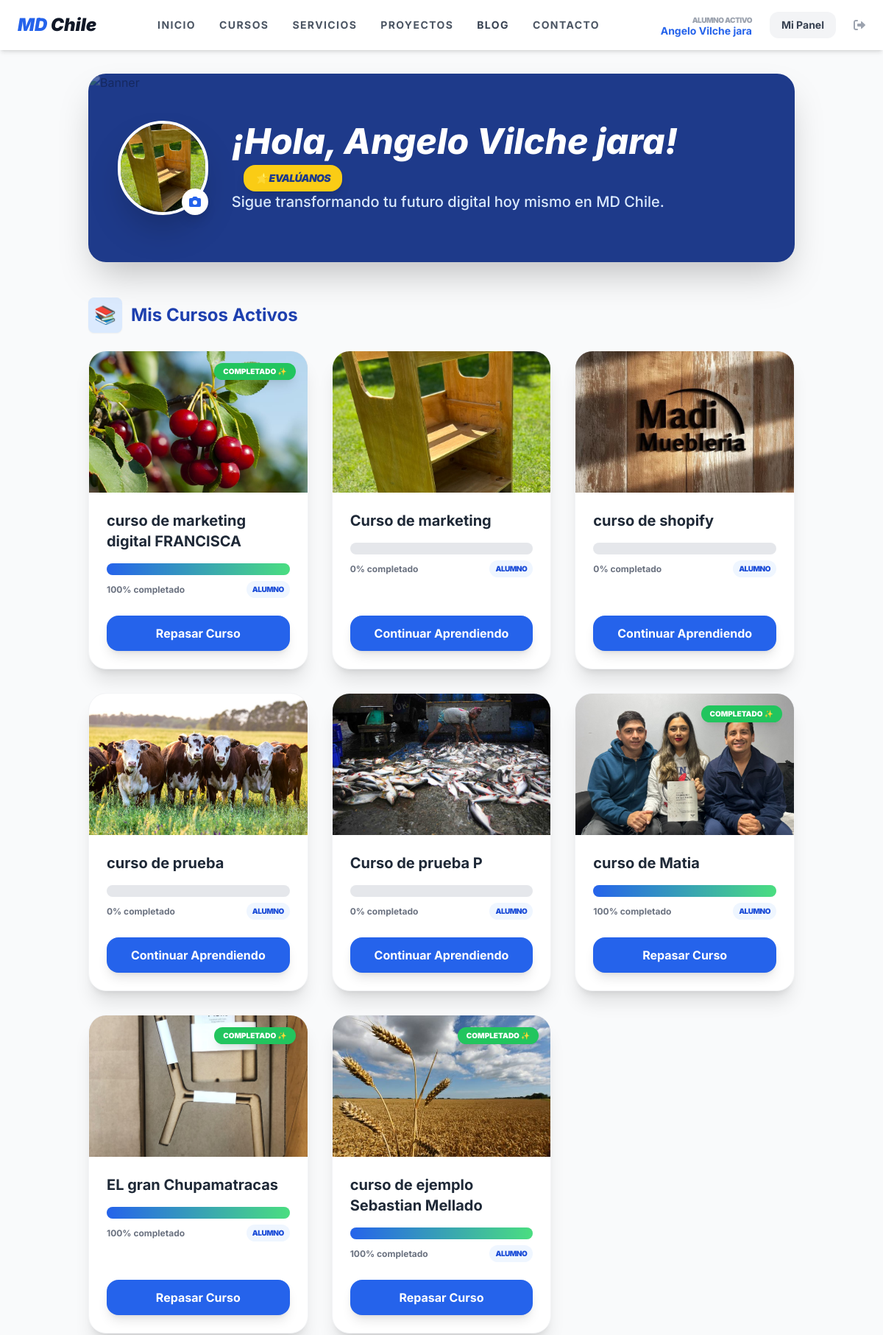
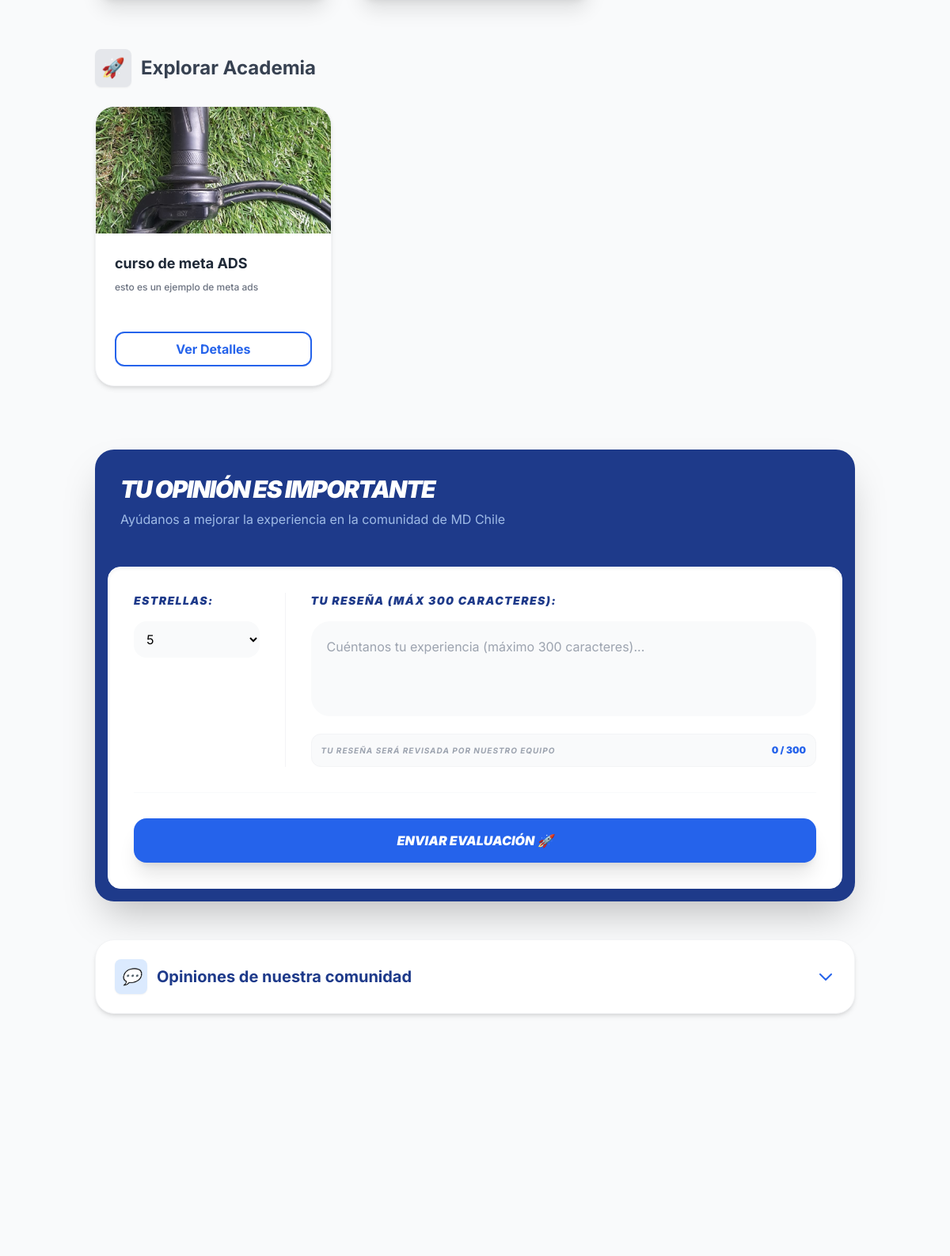
/dashboard/ (signed in, upper part), run on the app's committed database (2 pictures, top to bottom).
### users/models.py (models this page shows, shortened)
class User(AbstractUser):
    is_client = models.BooleanField(default=True)
    is_admin_user = models.BooleanField(default=False)
    profile_picture = models.ImageField(upload_to='users/profiles/', null=True, blank=True)
    bio = models.TextField(max_length=500, blank=True)
    rut = models.CharField(max_length=12, blank=True, null=True)
    linkedin_url = models.URLField(blank=True, null=True)

### courses/models.py (models this page shows, shortened)
class Course(models.Model):
    title = models.CharField(max_length=200)
    slug = models.SlugField(unique=True, blank=True, null=True)
    description = models.TextField()
    image = models.ImageField(upload_to='courses/banners/', null=True, blank=True)
    price = models.IntegerField(default=0)
    is_published = models.BooleanField(default=True)
    created_at = models.DateTimeField(auto_now_add=True)
    @property
    def total_lessons(self):
        return Lesson.objects.filter(module__course=self).count()

### courses/views.py (the view)
# urls.py: path('dashboard/', views.dashboard, name='dashboard'),
@login_required
def dashboard(request):
    inscripciones = Enrollment.objects.filter(user=request.user)
    cursos_inscritos = []
    for inscripcion in inscripciones:
        curso = inscripcion.course; total = curso.total_lessons
        completadas = LessonProgress.objects.filter(user=request.user, lesson__module__course=curso, is_completed=True).count()
        progreso = int((completadas / total) * 100) if total > 0 else 0
        cursos_inscritos.append({'curso': curso, 'progreso': progreso})
    otros_cursos = Course.objects.exclude(enrollment__user=request.user).filter(is_published=True)
    return render(request, 'dashboard.html', {'cursos_inscritos': cursos_inscritos, 'otros_cursos': otros_cursos, 'testimonial_form': TestimonialForm()})

### agency/forms.py
class TestimonialForm(forms.ModelForm):
    class Meta:
        model = UserTestimonial
        fields = ['rating', 'comment']
        widgets = {
            'rating': forms.Select(attrs={
                'class': 'w-full p-3 bg-gray-50 rounded-xl border-none focus:ring-2 focus:ring-yellow-500'
            }),
            'comment': forms.Textarea(attrs={
                'class': 'w-full p-3 bg-gray-50 rounded-xl border-none focus:ring-2 focus:ring-yellow-500 h-24',
                'placeholder': 'Cuéntanos tu experiencia (máximo 300 caracteres)...',
                'maxlength': '300'
            }),
        }

### templates/dashboard.html (shortened to what this page needs)
{% extends 'base.html' %}
{% block content %}
<link rel="stylesheet" href="https://cdn.jsdelivr.net/npm/swiper@11/swiper-bundle.min.css" />
<div class="container mx-auto p-8 bg-gray-50 min-h-screen">
    <div class="relative rounded-3xl overflow-hidden mb-12 shadow-2xl h-64 bg-blue-900">
        <img src="https://images.unsplash.com/photo-1552664730-d307ca884978?auto=format&fit=crop&w=1350&q=80"
             class="absolute inset-0 w-full h-full object-cover opacity-30" alt="Banner">
        <div class="relative z-10 p-10 flex items-center h-full">
            <div class="relative group mr-8">
                {% if user.profile_picture %}
                    <img src="{{ user.profile_picture.url }}" class="w-32 h-32 rounded-full border-4 border-white shadow-2xl object-cover">
                {% else %}
                    <div class="w-32 h-32 rounded-full border-4 border-white bg-blue-500 flex items-center justify-center text-white text-4xl font-black italic shadow-2xl">
                        {{ user.username|slice:":1"|upper }}
                    </div>
                {% endif %}
                <a href="{% url 'edit_profile' %}" class="absolute bottom-0 right-0 bg-white p-2 rounded-full shadow-lg text-blue-600 hover:scale-110 transition transform">
                </a>
            </div>
            <div class="flex flex-col text-white">
                <div class="flex items-center flex-wrap">
                    <h1 class="text-4xl md:text-5xl font-extrabold italic mb-2">
                        ¡Hola, {{ user.first_name|default:user.username }}!
                    </h1>
                    <button type="button" onclick="document.getElementById('seccion-opinion').scrollIntoView({behavior: 'smooth'})"
                            class="ml-4 px-4 py-2 bg-yellow-400 text-blue-900 rounded-2xl font-black italic hover:bg-yellow-300 shadow-lg transition transform hover:scale-110 active:scale-95 text-sm uppercase tracking-tighter">
                        ⭐ Evalúanos
                    </button>
                </div>
                <p class="text-blue-100 text-lg md:text-xl font-medium max-w-2xl">
                    Sigue transformando tu futuro digital hoy mismo en MD Chile.
                </p>
            </div>
        </div>
    </div>
    <div class="mb-16">
        <h2 class="text-2xl font-bold mb-6 text-blue-800 flex items-center">
            <span class="bg-blue-100 p-2 rounded-lg mr-3 shadow-sm">📚</span> Mis Cursos Activos
        </h2>
        <div class="grid grid-cols-1 md:grid-cols-3 gap-8">
            {% for item in cursos_inscritos %}
                <div class="bg-white rounded-3xl shadow-xl overflow-hidden border border-gray-100 transform transition hover:scale-105 duration-300 flex flex-col">
                    <div class="h-48 w-full overflow-hidden bg-gray-200 relative">
                        {% if item.curso.image %}
                            <img src="{{ item.curso.image.url }}" class="w-full h-full object-cover" alt="{{ item.curso.title }}">
                        {% endif %}
                        {% if item.progreso == 100 %}
                        <div class="absolute top-4 right-4 bg-green-500 text-white px-3 py-1 rounded-full text-[10px] font-black uppercase shadow-lg">
                            Completado ✨
                        </div>
                        {% endif %}
                    </div>
                    <div class="p-6 flex-grow flex flex-col">
                        <h3 class="text-xl font-bold mb-4 text-gray-800">{{ item.curso.title }}</h3>
                        <div class="w-full bg-gray-200 rounded-full h-4 mb-2">
                            <div class="bg-gradient-to-r from-blue-600 to-green-400 h-4 rounded-full transition-all duration-700" style="width: {{ item.progreso|default:0 }}%;"></div>
                        </div>
                        <div class="flex justify-between items-center mb-6">
                            <p class="text-xs font-bold text-gray-500">{{ item.progreso|default:0 }}% completado</p>
                            <span class="text-[10px] bg-blue-50 text-blue-700 px-2 py-1 rounded-full uppercase font-black tracking-tighter">Alumno</span>
                        </div>
                        <div class="space-y-3 mt-auto">
                            <a href="{% url 'course_detail' item.curso.id %}" class="block text-center bg-blue-600 text-white py-3 rounded-2xl font-bold hover:bg-blue-700 shadow-lg transition">
                                {% if item.progreso == 100 %}Repasar Curso{% else %}Continuar Aprendiendo{% endif %}
                            </a>
                        </div>
                    </div>
                </div>
            {% empty %}
                <div class="col-span-full py-12 text-center bg-white rounded-3xl border-2 border-dashed border-gray-200">
                    <p class="text-gray-400 font-medium">Aún no tienes cursos inscritos en tu academia.</p>
                </div>
            {% endfor %}
        </div>
    </div>
    <div class="mb-16">
        <h2 class="text-2xl font-bold mb-6 text-gray-700 flex items-center">
            <span class="bg-gray-200 p-2 rounded-lg mr-3 shadow-sm">🚀</span> Explorar Academia
        </h2>
        <div class="grid grid-cols-1 md:grid-cols-3 gap-8">
            {% for curso in otros_cursos %}
                <div class="bg-white rounded-3xl shadow-md overflow-hidden border border-gray-100 hover:shadow-xl transition duration-300 flex flex-col">
                    <div class="h-40 w-full overflow-hidden bg-gray-100">
                        {% if curso.image %}<img src="{{ curso.image.url }}" class="w-full h-full object-cover">{% endif %}
                    </div>
                    <div class="p-6 flex-grow">
                        <h3 class="text-lg font-bold mb-2 text-gray-800">{{ curso.title }}</h3>
                        <p class="text-gray-500 text-xs mb-6 line-clamp-2 font-medium">{{ curso.description }}</p>
                    </div>
                    <div class="p-6 pt-0">
                        <a href="{% url 'checkout' curso.id %}" class="block text-center border-2 border-blue-600 text-blue-600 hover:bg-blue-600 hover:text-white py-2 rounded-xl font-bold transition">
                            Ver Detalles
                        </a>
                    </div>
                </div>
            {% endfor %}
        </div>
    </div>
    <div id="seccion-opinion" class="mt-20">
        <div class="bg-blue-900 rounded-3xl shadow-2xl overflow-hidden">
            <div class="p-8 text-white">
                <h2 class="text-3xl font-black italic tracking-tighter mb-2">TU OPINIÓN ES IMPORTANTE</h2>
                <p class="text-blue-200 opacity-80">Ayúdanos a mejorar la experiencia en la comunidad de MD Chile</p>
            </div>
            <div class="bg-white m-4 rounded-2xl p-8 shadow-inner border border-gray-50">
                <form method="POST">
                    <div class="grid grid-cols-1 md:grid-cols-4 gap-8">
                        <div class="md:col-span-1 border-r border-gray-100 pr-8">
                            <label class="block text-sm font-black text-blue-900 uppercase tracking-widest mb-4 italic">Estrellas:</label>
                            <div class="flex items-center space-x-2">
                                {{ testimonial_form.rating }}
                            </div>
                        </div>
                        <div class="md:col-span-3">
                            <label class="block text-sm font-black text-blue-900 uppercase tracking-widest mb-4 italic">Tu Reseña (Máx 300 caracteres):</label>
                            {{ testimonial_form.comment }}
                            <div class="mt-4 flex justify-between items-center bg-gray-50 p-3 rounded-xl border border-gray-100">
                                <span class="text-[10px] font-bold text-gray-400 uppercase tracking-widest italic">Tu reseña será revisada por nuestro equipo</span>
                                <span id="charCounter" class="text-xs font-black text-blue-600">0 / 300</span>
                            </div>
                        </div>
                    </div>
                    <div class="mt-8 border-t border-gray-50 pt-8">
                        <button type="submit" name="submit_testimonial" class="w-full bg-blue-600 text-white py-4 rounded-2xl font-black italic hover:bg-blue-700 shadow-xl transition transform hover:scale-[1.02] active:translate-y-1">
                            ENVIAR EVALUACIÓN 🚀
                        </button>
                    </div>
                </form>
            </div>
        </div>
    </div>
    <div class="mt-12 mb-20">
        <button class="w-full flex justify-between items-center bg-white p-6 rounded-3xl shadow-md border border-gray-100 hover:bg-blue-50 transition"
                type="button" data-bs-toggle="collapse" data-bs-target="#collapseTestimonios">
            <h2 class="text-xl font-bold text-blue-900 flex items-center">
                <span class="bg-blue-100 p-2 rounded-lg mr-3 shadow-sm italic">💬</span> Opiniones de nuestra comunidad
            </h2>
            <svg xmlns="http://www.w3.org/2000/svg" class="h-6 w-6 text-blue-600" fill="none" viewBox="0 0 24 24" stroke="currentColor">
                <path stroke-linecap="round" stroke-linejoin="round" stroke-width="2" d="M19 9l-7 7-7-7" />
            </svg>
        </button>
    </div>
</div>
{% endblock %}

### templates/base.html (shortened to what this page needs)
<!DOCTYPE html>
<html lang="es">
<head>
    <script src="https://cdn.tailwindcss.com"></script>
    <link rel="stylesheet" href="https://cdnjs.cloudflare.com/ajax/libs/font-awesome/6.0.0/css/all.min.css">
</head>
<body class="bg-gray-50 flex flex-col min-h-screen">
    <nav class="bg-white shadow-md py-4 px-6 flex justify-between items-center sticky top-0 z-50">
        <a href="{% url 'home' %}" class="text-2xl font-black text-blue-600 italic">
            MD <span class="text-gray-900">Chile</span>
        </a>
        <div class="hidden md:flex space-x-8 font-bold text-gray-600 uppercase text-sm tracking-widest">
            <a href="{% url 'home' %}" class="hover:text-blue-600 transition">Inicio</a>
            <a href="{% if user.is_authenticated %}{% url 'dashboard' %}{% else %}{% url 'academia_publica' %}{% endif %}">CURSOS</a>
            <a href="{% url 'services_list' %}" class="hover:text-blue-600 transition">Servicios</a>
            <a class="hover:text-blue-600 transition {% if request.path == '/proyectos/' %}text-blue-600{% endif %}" href="{% url 'projects_list' %}">Proyectos</a>
            <a href="{% url 'blog_list' %}" class="text-gray-700 hover:text-blue-600 font-bold transition">Blog</a>
            <a href="{% url 'contact_view' %}" class="hover:text-blue-600 transition">Contacto</a>
        </div>
        <div class="flex items-center space-x-4">
            {% if user.is_authenticated %}
                <div class="hidden lg:flex flex-col items-end mr-2">
                    <span class="text-[10px] font-black text-gray-400 uppercase tracking-tighter">Alumno Activo</span>
                    <span class="text-sm font-bold text-blue-600 leading-none">
                        {% if user.first_name %}{{ user.first_name }}{% else %}{{ user.username }}{% endif %}
                    </span>
                </div>
                <a href="{% url 'dashboard' %}" class="bg-gray-100 text-gray-700 px-4 py-2 rounded-xl hover:bg-gray-200 transition font-bold text-sm">
                    Mi Panel
                </a>
                <form method="post" action="{% url 'account_logout' %}" class="inline">
                    <button type="submit" class="text-gray-400 hover:text-red-500 transition ml-2">
                        <i class="fas fa-sign-out-alt"></i>
                    </button>
                </form>
            {% endif %}
        </div>
    </nav>
    <main class="flex-grow">
        {% block content %}{% endblock %}
    </main>
</body>
</html>

### templates/base.html (style rules this page uses)
body { font-family: 'Inter', sans-serif; }

### templates/dashboard.html (style rules this page uses)
#seccion-opinion textarea { width: 100%; padding: 1.25rem; background-color: #f9fafb; border-radius: 1.5rem; border: none; height: 120px; resize: none; }
#seccion-opinion select { width: 100%; padding: 0.75rem; background-color: #f9fafb; border-radius: 1rem; border: none; }

### data on the page
User: first_name "Angelo Vilche jara", profile_picture (picture)
Course: curso.image (picture), shows "COMPLETADO ✨", curso "curso de marketing digital FRANCISCA", progreso "100", shows "Repasar Curso"
Course: curso.image (picture), curso "Curso de marketing", progreso "0", shows "Continuar Aprendiendo"
Course: curso.image (picture), curso "curso de shopify", progreso "0", shows "Continuar Aprendiendo"
Course: curso.image (picture), curso "curso de prueba", progreso "0", shows "Continuar Aprendiendo"
Course: curso.image (picture), curso "Curso de prueba P", progreso "0", shows "Continuar Aprendiendo"
Course: curso.image (picture), shows "COMPLETADO ✨", curso "curso de Matia", progreso "100", shows "Repasar Curso"
Course: curso.image (picture), shows "COMPLETADO ✨", curso "EL gran Chupamatracas", progreso "100", shows "Repasar Curso"
Course: curso.image (picture), shows "COMPLETADO ✨", curso "curso de ejemplo Sebastian Mellado", progreso "100", shows "Repasar Curso"
Course: image (picture), title "curso de meta ADS", description "esto es un ejemplo de meta ads"
